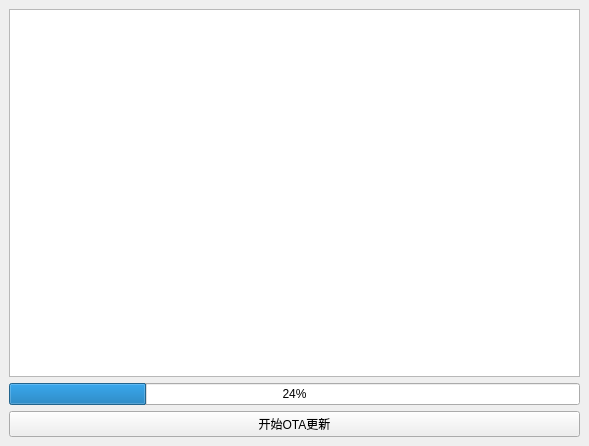
<?xml version="1.0" encoding="UTF-8"?>
<ui version="4.0">
 <class>MainWindow</class>
 <widget class="QMainWindow" name="MainWindow">
  <property name="geometry">
   <rect>
    <x>0</x>
    <y>0</y>
    <width>589</width>
    <height>446</height>
   </rect>
  </property>
  <property name="windowTitle">
   <string>MainWindow</string>
  </property>
  <widget class="QWidget" name="centralwidget">
   <layout class="QVBoxLayout" name="verticalLayout">
    <item>
     <widget class="QTextBrowser" name="textBrowser"/>
    </item>
    <item>
     <widget class="QProgressBar" name="progressBar">
      <property name="value">
       <number>24</number>
      </property>
     </widget>
    </item>
    <item>
     <widget class="QPushButton" name="start_ota_update">
      <property name="text">
       <string>开始OTA更新</string>
      </property>
     </widget>
    </item>
   </layout>
  </widget>
  <widget class="QMenuBar" name="menubar">
   <property name="geometry">
    <rect>
     <x>0</x>
     <y>0</y>
     <width>589</width>
     <height>23</height>
    </rect>
   </property>
  </widget>
 </widget>
 <resources/>
 <connections/>
</ui>
